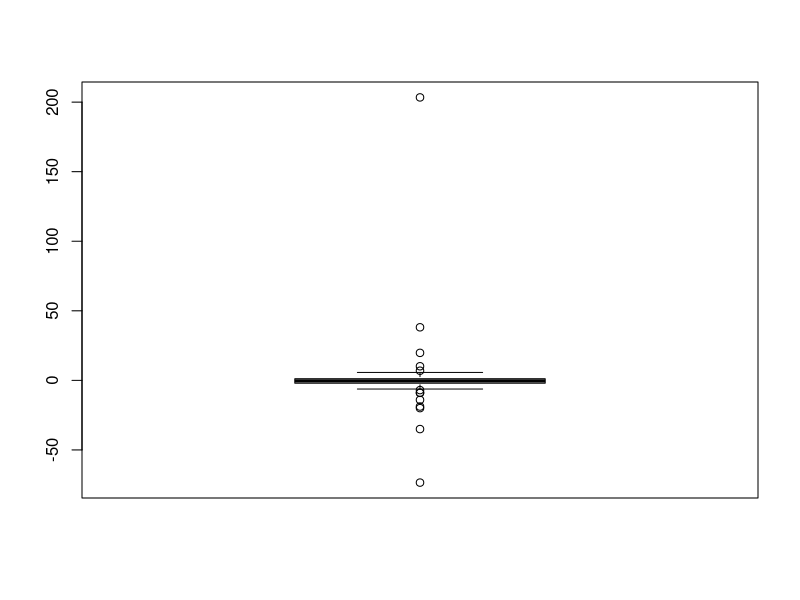
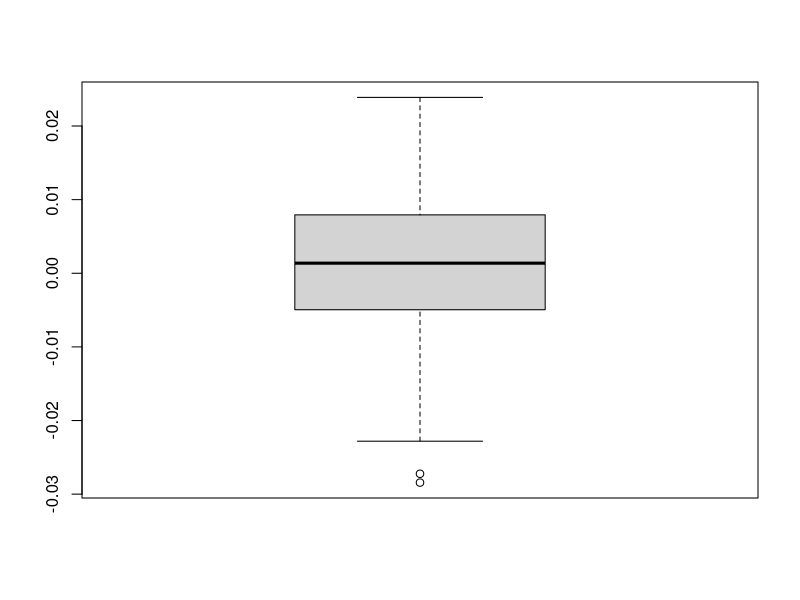

The R source for these figures, in order:
## ---- chunk 1
set.seed(2)
fehler <- matrix(rnorm(10000), ncol = 100)
wahreWerte <- matrix(runif(10000, -1, 1), ncol = 100)

relativerFehler <- colMeans(fehler/wahreWerte)
summary(relativerFehler)
boxplot(relativerFehler)
## ---- chunk 2
fehler <- matrix(rnorm(10000), ncol = 100)
wahreWerte <- matrix(runif(10000, 9, 12), ncol = 100)

relativerFehler <- colMeans(fehler/wahreWerte)
summary(relativerFehler)
boxplot(relativerFehler)
